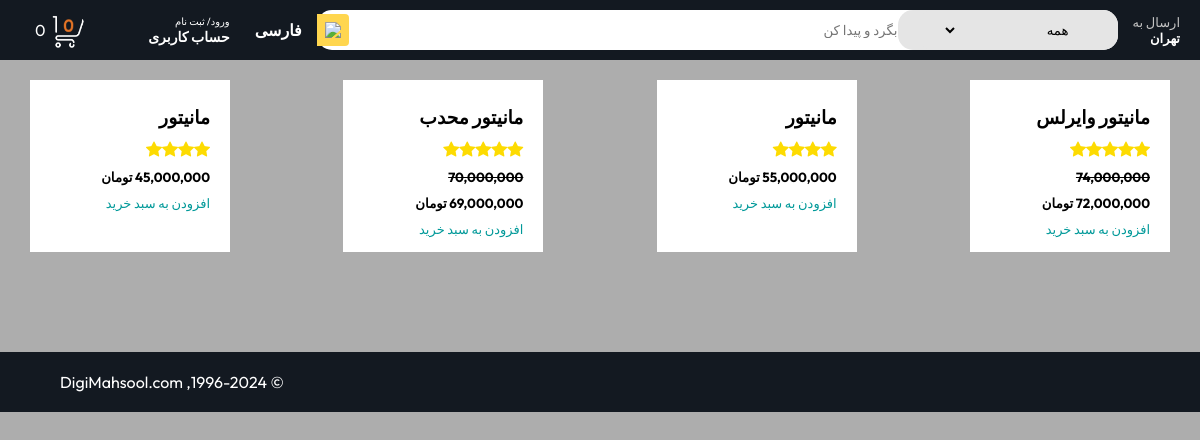
Page /GamingMonitor/ on the committed database.
### shop/models.py (models this page shows, shortened)
class Product(models.Model):
    name = models.CharField(max_length=50)
    description = models.CharField(max_length=500, blank=True , null=True, default='')
    price = models.DecimalField(max_digits=12, decimal_places=0, default=0)
    category = models.ForeignKey(Category, on_delete=models.CASCADE , default=1)
    star= models.IntegerField(default=0 , validators=[MinValueValidator(0), MaxValueValidator(5)])
    picture = models.ImageField(upload_to="upload/product/")
    is_sale= models.BooleanField(default=False)
    sale_price = models.DecimalField(max_digits=10, decimal_places=0, default=0)

### shop/views.py (the view)
# urls.py: path('GamingMonitor/', GamingMonitor , name='GamingMonitor'),
def GamingMonitor(request):
    all_products = Product.objects.filter(category=12)
    return render(request,'GamingMonitor.html',{'products':all_products})

### shop/templates/GamingMonitor.html (shortened to what this page needs)
{% extends 'base.html' %}
{% block content%}
{% load static %}
{% load humanize %}
    <div class="box-row " >
    {% for item in products %}
        {% if item.is_sale %}
        <div class="box-col">
            <h3>{{ item.name }}</h3>
            <div class="d-flex justify-content-center small text-warning mb-2" style="display: flex ; color: #fddb01">
            {% with ''|center:item.star as range %}
                {% for _ in range %}
                    <div class="bi-star-fill"></div>
                {% endfor %}
            {% endwith %}
            </div>
            <h5><strike>{{item.price | intcomma}}</strike></h5>
            <h5>{{item.sale_price | intcomma}} تومان</h5>
            <a href="#" style="text-decoration: none">افزودن به سبد خرید</a>
        </div>
        {% else %}
            <div class="box-col">
            <h3>{{ item.name }}</h3>
                <div class="d-flex justify-content-center small text-warning mb-2" style="display: flex ; color: #fddb01">
            {% with ''|center:item.star as range %}
                {% for _ in range %}
                    <div class="bi-star-fill"></div>
                {% endfor %}
            {% endwith %}
            </div>
            <h5>{{ item.price | intcomma}} تومان </h5>
            <a href="#" style="text-decoration: none">افزودن به سبد خرید</a>
            </div>
        {% endif %}
    {% endfor %}
    </div>
{% endblock %}

### css/style.css (style rules this page uses)
* { padding: 0; margin: 0; box-sizing: border-box; font-family: Outfit; }
body { background: #adadad; }
a { text-decoration: none; color: inherit; }
.box-row { display: flex; flex-wrap: wrap; row-gap: 20px; justify-content: space-between; margin: 20px 30px; }
.box-col { display: flex; flex-direction: column; gap: 10px; padding: 15px 20px; background: #fff; max-width: 24%; min-width: 200px; z-index: 1; }
.box-col a { font-size: 13px; color: #009999; font-weight: 500; }

### rows in the picture
Product: name "مانیتور وایرلس", is_sale True (drawn), price "74,000,000", sale_price "72,000,000"
Product: name "مانیتور", is_sale False (drawn), price "55,000,000"
Product: name "مانیتور محدب", is_sale True (drawn), price "70,000,000", sale_price "69,000,000"
Product: name "مانیتور", is_sale False (drawn), price "45,000,000"

### other values in the picture
{{ cart|length }} "0"
